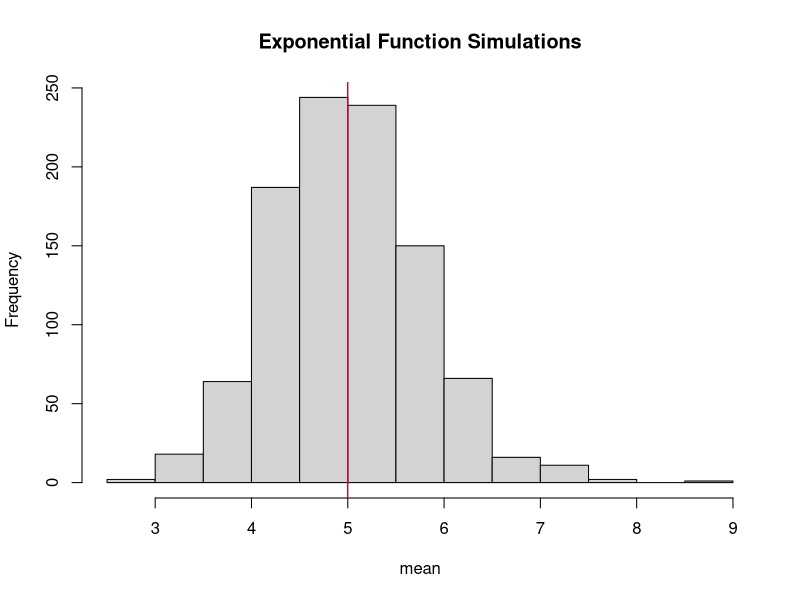
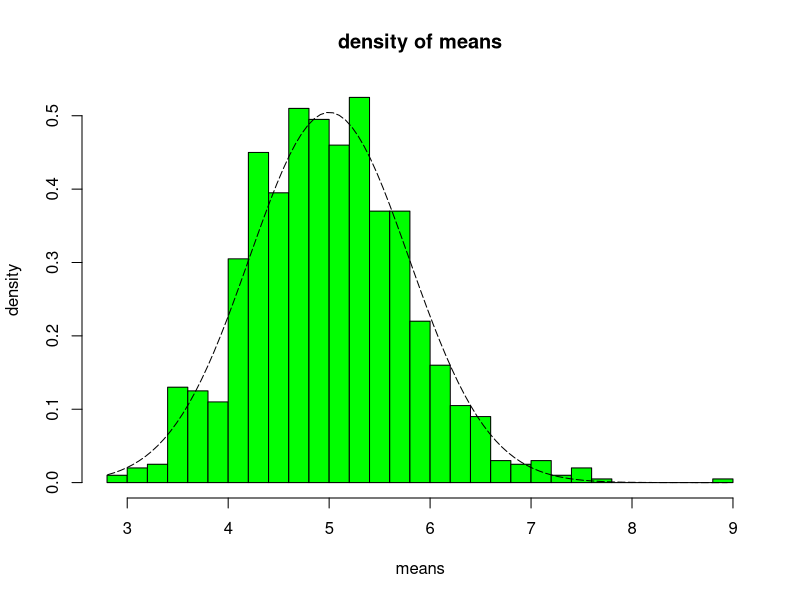
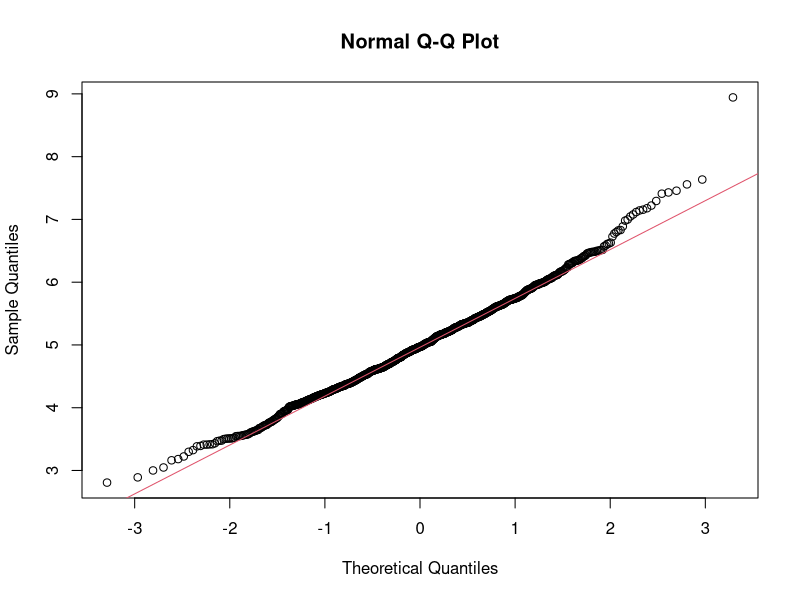

Here is the R script that generated these plots, in order:
## ---- chunk 1
#set lambda to 0.2
lambda = 0.2

# 40 samples
n = 40

# A thousand simulations
sims <- 1000

# Set seed for reproducibility
set.seed(820)

# Simulate 
sim_expo <- replicate(sims, rexp(n, lambda))

# Calculate mean of exponentials
means_expo <- apply(sim_expo, 2, mean)

head(means_expo)
## ---- chunk 2
dist_mean <- mean(means_expo)
dist_mean
## ---- chunk 3
theo_mean <- 1/lambda
theo_mean
## ---- chunk 4
# Let's visualise it...
hist(means_expo, xlab = "mean", main = "Exponential Function Simulations")
abline(v = dist_mean, col = "blue")
abline(v = theo_mean, col = "red")
## ---- chunk 5
# standard deviation of distribution
stand_dev <- sd(means_expo)
stand_dev
## ---- chunk 6
# standard deviation from analytical expression
theo_sd <- (1/lambda)/sqrt(n)
theo_sd
## ---- chunk 7
# variance of distribution
dist_var <- stand_dev^2
dist_var
## ---- chunk 8
#variance from analytical expression
theo_var <- ((1/lambda) * (1/sqrt(n)))^2
theo_var
## ---- chunk 9
xfit <- seq(min(means_expo), max(means_expo), length=100)
yfit <- dnorm (xfit, mean=1/lambda, sd=(1/lambda/sqrt(n)))
hist(means_expo, breaks=n, prob=T, col="green", xlab="means", main="density of means", ylab="density")
lines(xfit, yfit, pch=22, col="black", lty=5)
## ---- chunk 10
qqnorm(means_expo)
qqline(means_expo, col=2)
